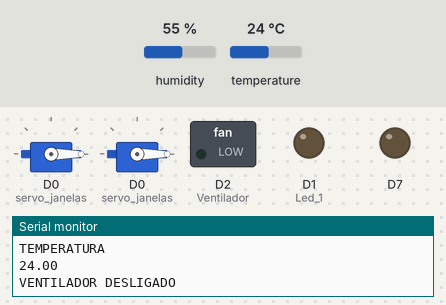
Recording of a sketch running on a simulated ESP8266 (NodeMCU). Shown: 2 × servo, switched loads named in the sketch (green lamp = pin HIGH), output pins drawn as LEDs (lit = HIGH), the last lines printed to the serial monitor. Inputs (shaded band) come from the test bench; at power-on: temperature 24 °C, humidity 55 %.

Above: at 2.8 s.
2.9 s: temperature set to 26 °C
4.4 s: temperature set to 29 °C
At 6.2 s:
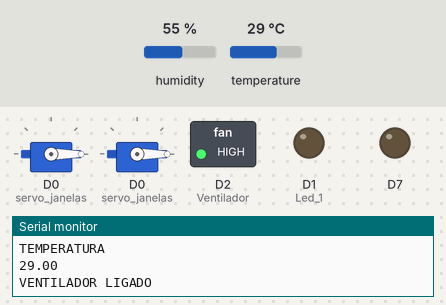
6.5 s: temperature set to 12 °C
At 7.4 s:
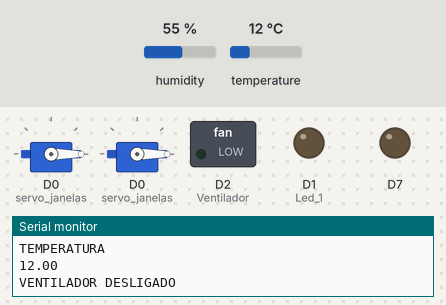
8.5 s: temperature set to 28 °C
At 9.7 s:
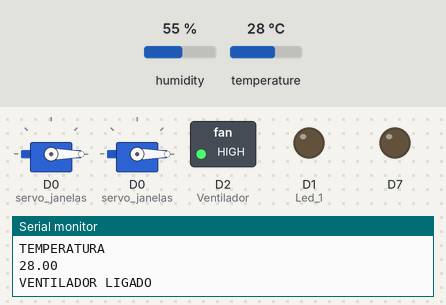
Timing chart, 0 to 11.5 s (numbered marks = the images above; inputs shaded):
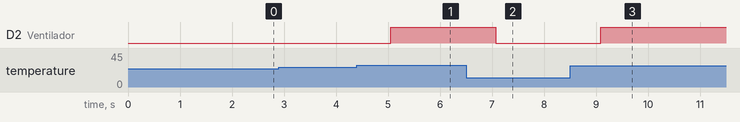

Measured:
- the behaviour switches between 27 and 28 °C on temperature (found by bisection; images 0 and 1)
- after the input at 4.4 s, D2 (Ventilador): LOW → HIGH after 0.65 s
- after the input at 6.5 s, D2 (Ventilador): HIGH → LOW after 0.57 s
- after the input at 8.5 s, D2 (Ventilador): LOW → HIGH after 0.59 s

The sketch:

projeto_MarcosElvis.ino
```cpp
/* Projeto final curso robótica
 *  Equipe Elvis, Marcos e Geovane
 *  Casa inteligente com os seguintes sensores:
 *  - DHT11 ; - Ultrasonico ; - LDR ; - Servo ; - Sensor de agua ; - cooler ; Leds .
 *  = DHT11 vai acionar o cooler com 25°C e umidade 50 Umid
 *  = Ultrassonico quando chegar carro à 5cm abrir garagem
 *  = LDR acionar leds
 *  = Sensor chuva para acionar os servos para abrir as janelas
 */

#include <Ultrasonic.h>  // Declaração de biblioteca
#define Led_1 D1 //Definindo os pinos dos Leds da casa
#define Led_2 D3 //Definindo os pinos dos Leds da casa
#define SensordeLuz A0 //Definindo o pino do sensor de luminosidade
#define Ventilador D2 //Definindo o pino do ventilador
//#define Temp_Umidade D6 // Definindo o pino do sensor de temperatura
#define sensor_chuva D5 // Definindo o pino do sensor de chuva
#include <Servo.h>
//***************//Definições do sensor de temperatura e umidade
#include "DHTesp.h"
#ifdef ESP32
#pragma message(THIS EXAMPLE IS FOR ESP8266 ONLY!)
#error Select ESP8266 board.
#endif

Ultrasonic ultrasonic(D7, D8); //Criação do objeto ultrasonic com parâmetros (trig,echo)
DHTesp dht11;//Criando o objeto dht para temperatura
Servo servo_portao;// Criando o objeto servo_janelas para manipular o portão
Servo servo_janelas;// Criando o objeto servo_janelas para manipular as janelas
//************criando as variáveis da temperatura e umidade
//int dht11 ; //OBJETO do sensor DHT recebe os valores de D6


void setup() {
  Serial.begin(9600); // Inicio da comunicação serial
  pinMode(Led_1, OUTPUT);//Definindo o modo deste pino P/ SAÍDA de dados
  pinMode(Led_2, OUTPUT);//Definindo o modo deste pino P/ SAÍDA de dados
  pinMode(SensordeLuz, INPUT);//Definindo o modo deste P/ ENTRADA de dados
  pinMode(Ventilador, OUTPUT);//Definindo o modo deste P/ SAÍDA de dados
  //pinMode(Temp_Umidade, INPUT);//Definindo o modo deste P/ ENTRADA de dados
  pinMode(sensor_chuva, INPUT);//Definindo o modo deste P/ ENTRADA de dados
  dht11.setup(D3, DHTesp::DHT11);//Definindo o modo deste P/ SAÍDA de dados
  servo_janelas.attach(D0);//Estabelecendo o pino D0 para ser usado com o servo/janela
  servo_janelas.write(0);//Ao ligar o microcontrolador o servo/janela vai para posição 90 graus
  servo_portao.attach(D0);//Estabelecendo o pino D2 para ser usado com o servo/janela
  servo_portao.write(0);//Ao ligar o microcontrolador o servo/portão vai para posição 90 graus
}
void loop() {
/*
// TESTANDO O ULTRASONICO NO MONITOR SERIAL
Serial.print("Distancia: ");            // Escreve texto na tela
Serial.println(ultrasonic.Ranging(CM)); // distância medida em cm
Serial.println("cm");                   // escreve texto na tela e pula uma linha
delay(1000);

// CRIANDO UMA ROTINA PARA O ULTRASONICO

int distancia_portao ;//criando uma variável para receber a distancia
distancia_portao = ultrasonic.Ranging(CM);//comando para receber os valores da distancia
  if (distancia_portao <= 11) {
    Serial.println("Abrir portão");
   } else {
    Serial.println("Fechar portão");
   }
*/
// **** CRIANDO ROTINA PARA SENSOR DE TEMPERATURA E UMIDADE
  delay(dht11.getMinimumSamplingPeriod());

  float humidity = dht11.getHumidity();
  float temperature = dht11.getTemperature();

  Serial.println("TEMPERATURA");
  Serial.println(temperature);

  if (temperature > 27.5)
  {
  // Se a temperatura for maior que 27 ligar ventilador e abrir as janelas ***
  Serial.println("VENTILADOR LIGADO");
  digitalWrite(Ventilador, HIGH);

  }
  else if (temperature <= 27)
  {
  Serial.println("VENTILADOR DESLIGADO");
  digitalWrite(Ventilador, LOW);
  }
  /*
// **** CRIANDO ROTINA PARA SENSOR DE LUMINOSIDADE
int luminosidade = analogRead(SensordeLuz);
  Serial.println(luminosidade);
  delay(1000);
  Serial.println(luminosidade);

  if (luminosidade <= 200 && luminosidade >=1)
  {
    digitalWrite(Led_1, HIGH);
    digitalWrite(Led_2, HIGH);
    digitalWrite(Led_3, HIGH);
    digitalWrite(Led_4, HIGH);
  }
  else if (luminosidade >= 201 && luminosidade <= 590)
  {
    digitalWrite(Led_1, HIGH);
    digitalWrite(Led_2, HIGH);
    digitalWrite(Led_3, LOW);
    digitalWrite(Led_4, LOW);
  }
  else if (luminosidade >= 591 && luminosidade <= 1023)
  {
    digitalWrite(Led_1, LOW);
    digitalWrite(Led_2, LOW);
    digitalWrite(Led_3, LOW);
    digitalWrite(Led_4, LOW);
  }
//***** CRIANDO ROTINAS PARA SENSOR DE CHUVA E JANELAS ****

int chuva = digitalRead(sensor_chuva);
  Serial.print("O VALOR DO SENSOR DE CHUVA É :  ");
  Serial.print(chuva);

  if (chuva == 0)
  {
    Serial.println("CLIMA SEM CHUVA, MANTER JANELAS ABERTAS...");
    servo_janelas.write(90);
  }
  else if (chuva == 1)
  {
    Serial.println("CHUVA IDENTIFICADA, FECHANDO AS JANELAS...");
    servo_janelas.write(0);
  }
*/
}
```
